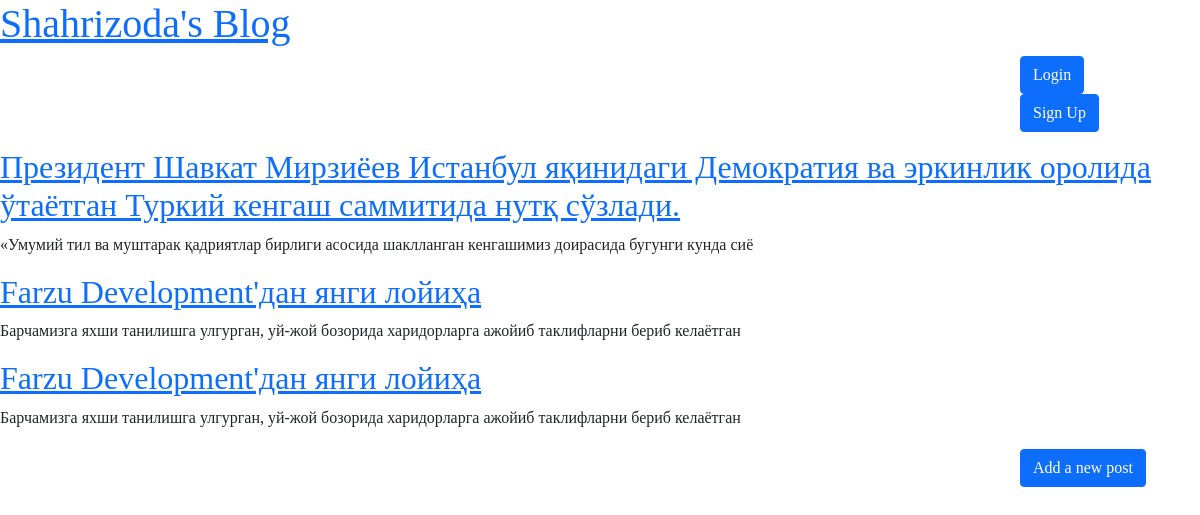
Before: / with the older database file.
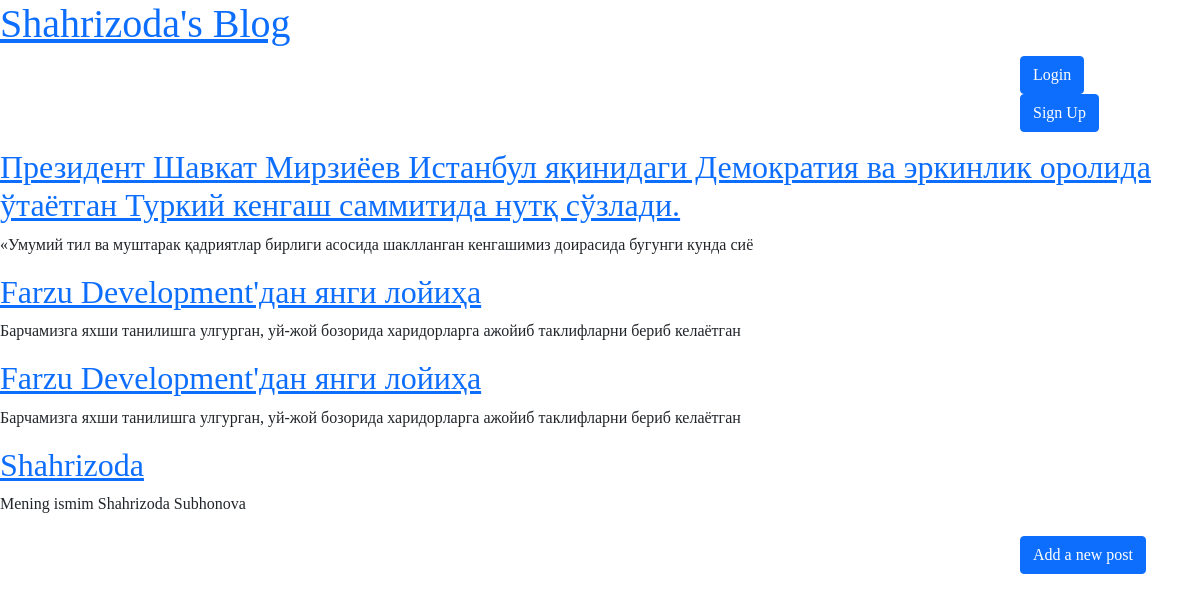
After: the same page with the newer database file.
### blog/models.py (models this page shows, shortened)
class Post(models.Model):
    title=models.CharField(max_length=200)
    author=models.ForeignKey(
        'auth.User',
        on_delete=models.CASCADE
    )
    body=models.TextField()

### blog/views.py (the view)
# urls.py: path('',BlogListView.as_view(),name='home'),
class BlogListView(ListView):
    model=Post
    template_name='home.html'

### templates/home.html
{% extends "base.html" %}
{% block content %}
{% for post in object_list %}
<div class="post-entry">
    <h2><a href="{% url 'post_detail' post.pk %}">{{ post.title }}</a></h2>
    <p>{{ post.body | slice:"100" }}</p>
</div>
{% endfor %}
{% endblock content %}

### templates/base.html (shortened to what this page needs)
{% load static %}
<!DOCTYPE html>
<html lang="en">
<head>
    <link rel="stylesheet" href="{% static 'css/base.css' %}">
    <link href="https://cdn.jsdelivr.net/npm/bootstrap@5.0.2/dist/css/bootstrap.min.css" rel="stylesheet">
</head>
<body>
    <header>
        <h1><a href="{% url 'home' %}">Shahrizoda's Blog</a></h1>
    </header>
    {% if user.is_authenticated %}
    <p>Welcome,{{ user.username }}!</p>
    <p><a href="{% url 'logout' %}" class="btn btn-primary" style="margin-left: 85%; ">Log out</a></p>
    {% else %}
    <p>
    <a href="{% url 'login' %}" class="btn btn-primary" style="margin-left: 85%;">Login</a>
    <a href="{% url 'signup' %}" class="btn btn-primary" style="margin-left: 85%;">Sign Up</a>
    </p>
    {% endif %}
    <div>
        {% block content %}
        {% endblock content %}
    </div>
    <footer>
        <h2><a class="btn btn-primary" href="{% url 'post_new' %} " style="margin-left: 85%;">Add a new post</a></h2>
    </footer>
</body>
</html>

### templates/base.html (style rules this page uses)
* { font-family: cursive; text-decoration: none; }

Changed rows visible on the page:
added Post: title "Shahrizoda", body "Mening ismim Shahrizoda Subhonova"
